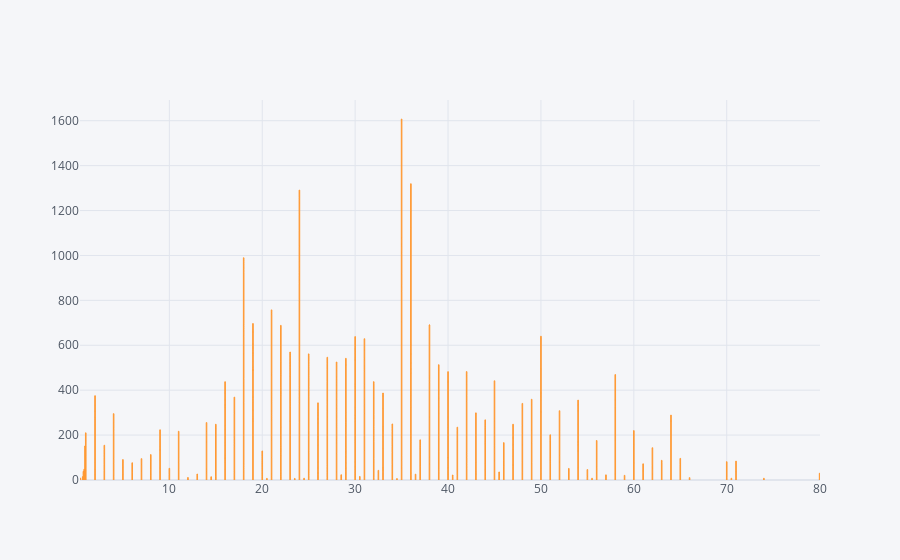

The notebook cell saved with this chart:
### Code cell
df2.iplot(x = 'age' ,y = 'fare' ,kind = 'bar' )

### Figure 1 — Plotly figure (JSON) as saved in the notebook; plotly's stock layout.template omitted (floating-point values rounded to 4 significant figures; data arrays with more than 128 entries replaced by an {"elided": "..."} marker saying what was removed)
{"data": [{"marker": {"color": "rgba(255, 153, 51, 0.6)", "line": {"color": "rgba(255, 153, 51, 1.0)", "width": 1}}, "name": "fare", "orientation": "v", "text": "", "type": "bar", "x": {"elided": "891 float values"}, "y": {"elided": "891 float values"}}], "layout": {"legend": {"bgcolor": "#F5F6F9", "font": {"color": "#4D5663"}}, "paper_bgcolor": "#F5F6F9", "plot_bgcolor": "#F5F6F9", "title": {"font": {"color": "#4D5663"}}, "xaxis": {"gridcolor": "#E1E5ED", "showgrid": true, "tickfont": {"color": "#4D5663"}, "title": {"font": {"color": "#4D5663"}, "text": ""}, "zerolinecolor": "#E1E5ED"}, "yaxis": {"gridcolor": "#E1E5ED", "showgrid": true, "tickfont": {"color": "#4D5663"}, "title": {"font": {"color": "#4D5663"}, "text": ""}, "zerolinecolor": "#E1E5ED"}}}
